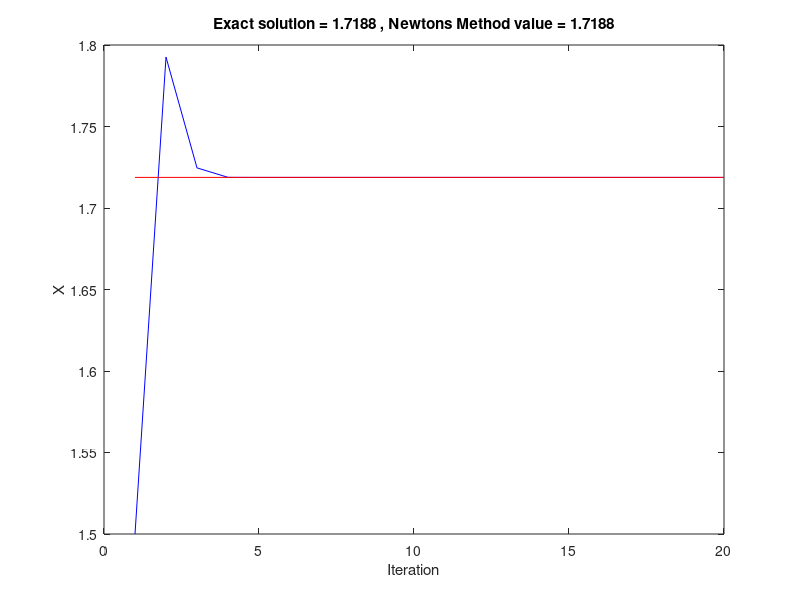

Here is the MATLAB script that generated this plot: (Note: this script raises an error after producing the figure.)
%% Newton's Method
% Newton's Method provides a simple way of solving a non-linear algebraic equation 
% by using the value of the function and its first derivative alone. 

% First we have to define the function and its derivative
func       = @(x) x^5 - 15;
func_deriv = @(x) 5.0*x^4; 

% Here we define the exact solution (if we know it!) so that we compare the
% solution found by Newton's Method with the exact solution
x_solution = 15.0^(1.0/5.0);

% Next we give the program an intitial starting guess for the solution and
% the number of iterations that we would like the program to perform. 
x_init = 1.5;
n_iter = 20;

% The next lines are housekeeping to set up a vector for the value of
% the solution found at each iteration, and we put our initial guess in the
% first element of the vector
x    = zeros(n_iter,1);
x(1) = x_init;

% Now we perform the iterations using a loop, we calculate the next
% approximation to the solution using the previously found value of x.
for i_iter = 2 : n_iter
    x(i_iter) = x(i_iter-1) - func(x(i_iter-1))/func_deriv(x(i_iter-1));
end

% Lastly, we plot out the solution value at each iteration to see how
% rapidly the solution is found
figure(1)
plot((1:n_iter)', x, 'b', (1:n_iter)', x_solution*ones(n_iter,1), 'r')
title(['Exact solution = ' num2str(x_solution) ' , Newtons Method value = ' ...
    num2str(x(end))])
xlabel('Iteration')
ylabel('X')
%% 
% As we can see, for this simple example, a good approximation to the solution 
% is found very rapidly. Let's look at what happens with a different equation 
% and in particular how our choice of intial guess changes the solution. To do 
% this, we will change our code a little by writing a function (NewtonMMES) to 
% contain the Newton's Method.

% First we have to define the function and its derivative
func       = @(x) x^2 - 7;
func_deriv = @(x) 2.0*x;

% Set the number of iterations that the code will use
n_iter = 20;

% Now use Newton's Method with different starting points
x1 = NewtonMMEES(func, func_deriv, 3.0, n_iter);
x2 = NewtonMMEES(func, func_deriv, 2.0, n_iter);
x3 = NewtonMMEES(func, func_deriv, -2.0, n_iter);
x4 = NewtonMMEES(func, func_deriv, -3.0, n_iter);

% Lastly, we plot out the solution value at each iteration to see how
% rapidly the solution is found
figure(2)
plot((1:n_iter)', x1, 'b', (1:n_iter)', x2, 'r', (1:n_iter)', x3, 'c', (1:n_iter)', x4, 'm')
xlabel('Iteration')
ylabel('X')
%% 
% We know that the solution to the equation is $x = \pm\sqrt{7}  \approx \pm2.6548$, 
% and what we find is that the code finds one or other of these solutions depending 
% on the initial guess that we give it. 
% 
% _*Excercise: *plot out the function and detemine geometrically why Newton's 
% Method ends up with the different solutions starting with the different initial 
% conditions_. 
% 
% Let's now look at a different example, where we know that the root is complex. 

% First we have to define the function and its derivative
func       = @(x) x^2 + 7;
func_deriv = @(x) 2.0*x;

% Set the number of iterations that the code will use
n_iter = 50;

% Now use Newton's Method with different starting points
x = NewtonMMEES(func, func_deriv, 3.0, n_iter);

% Lastly, we plot out the solution value at each iteration to see how
% rapidly the solution is found
figure(3)
plot((1:n_iter)', x, 'b')
xlabel('Iteration')
ylabel('X')
%% 
% Here we see something rather strange indeed. Instead of converging to a nice 
% solution as in the previous examples, the solution bounces around almost randomly. 
% In fact, if we extended the number of iterations to something like 500, we would 
% find that there were very large excursions in the answer being returned. 
% 
% _*Exercise: *Sketch out the function used in the above example and determine 
% geometrically why Newton's Method is not finding a solution. _
% 
% This last example has provided something of a problem. We don't know a priori 
% if our computer code has actually found a solution if we only specifiy a fixed 
% number of iterations. We can get around this by allowing the code itself to 
% determine whether or not it has found a solution. Notice from the first example 
% that if a solution has been found, successive iterations just produce a number 
% that gets gradually closer to that solution. So we can get the computer to test 
% if it has found a solution be checking to see if the difference between succssive 
% iterations is smaller than some value that we specify. We should still include 
% a maximum number of iterations to perform to catch those cases where no solution 
% is found. We've implemented these changes in the function NewtonMMEES2
% 
% As some examples of using this, we look at two of the above examples again

func1       = @(x) x^5 - 15;
func1_deriv = @(x) 5.0*x^4; 

func2       = @(x) x^2 + 7;
func2_deriv = @(x) 2.0*x;

tolerance = 1.0e-6;
max_iter = 100;

x1_init = 1.5;
x2_init = 3.0;

x1 = NewtonMMEES2(func1, func1_deriv, x1_init, max_iter, tolerance);
x_solution = x1(find(x1, 1, 'last'));   % Find the last non-zero entry in x1.
disp(['Solution is x = ' num2str(x_solution)])

x2 = NewtonMMEES2(func2, func2_deriv, x2_init, max_iter, tolerance);


%% 
% % 
%